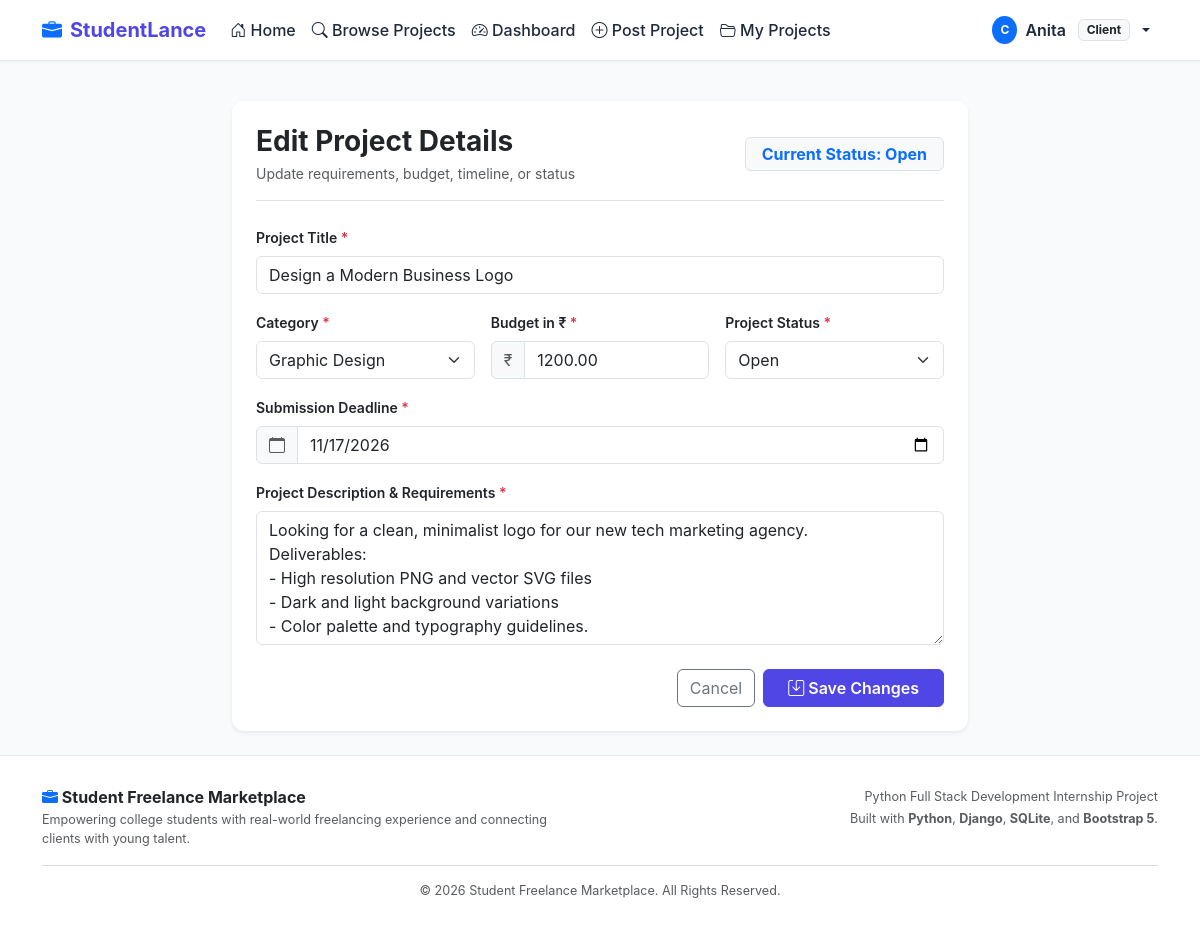
Page /projects/2/edit/ (signed in) on the committed database.
### marketplace/models.py (models this page shows, shortened)
class Profile(models.Model):
    ROLE_CHOICES = [
        ('Student', 'Student'),
        ('Client', 'Client'),
    ]
    user = models.OneToOneField(User, on_delete=models.CASCADE, related_name='profile')
    role = models.CharField(max_length=20, choices=ROLE_CHOICES)
    skills = models.TextField(blank=True, help_text="Comma-separated list of skills (e.g. Python, Django, HTML, CSS)")
    bio = models.TextField(blank=True, help_text="Short biography about yourself or your company")
    education = models.CharField(max_length=200, blank=True, help_text="College/University or degree")

class Project(models.Model):
    CATEGORY_CHOICES = [
        ('Web Development', 'Web Development'),
        ('Graphic Design', 'Graphic Design'),
        ('Content Writing', 'Content Writing'),
        ('Video Editing', 'Video Editing'),
        ('UI/UX Design', 'UI/UX Design'),
        ('Data Entry', 'Data Entry'),
        ('Programming', 'Programming'),
    ]
    STATUS_CHOICES = [
        ('Open', 'Open'),
        ('Assigned', 'Assigned'),
        ('Completed', 'Completed'),
        ('Closed', 'Closed'),
    ]
    client = models.ForeignKey(User, on_delete=models.CASCADE, related_name='projects')
    title = models.CharField(max_length=200)
    description = models.TextField()
    category = models.CharField(max_length=100, choices=CATEGORY_CHOICES)
    budget = models.DecimalField(max_digits=10, decimal_places=2)
    deadline = models.DateField()
    status = models.CharField(max_length=20, choices=STATUS_CHOICES, default='Open')
    created_at = models.DateTimeField(auto_now_add=True)
    class Meta:
        ordering = ['-created_at']

### marketplace/views.py (the view)
    def wrapper(request, *args, **kwargs):
        if not request.user.is_authenticated:
            messages.warning(request, "Please log in to access this page.")
            return redirect('login')
        if get_user_role(request.user) != 'Client':
            messages.error(request, "Access denied. This page is only accessible to clients.")
            return redirect('home')
        return view_func(request, *args, **kwargs)

### marketplace/forms.py (shortened to what this page needs)
class ProjectForm(forms.ModelForm):
    class Meta:
        model = Project
        fields = ['title', 'description', 'category', 'budget', 'deadline', 'status']
        widgets = {
            'title': forms.TextInput(attrs={'class': 'form-control', 'placeholder': 'e.g., Create a College Event Website'}),
            'description': forms.Textarea(attrs={'class': 'form-control', 'rows': 5, 'placeholder': 'Provide clear details, requirements, and deliverables for the project'}),
            'category': forms.Select(attrs={'class': 'form-select'}),
            'budget': forms.NumberInput(attrs={'class': 'form-control', 'placeholder': 'Enter budget in ₹', 'min': '1', 'step': '0.01'}),
            'deadline': forms.DateInput(attrs={'class': 'form-control', 'type': 'date'}),
            'status': forms.Select(attrs={'class': 'form-select'}),
        }

### marketplace/views.py (called while the page is built)
def get_user_role(user):
    if not user.is_authenticated:
        return None
    try:
        return user.profile.role
    except Profile.DoesNotExist:
        if user.is_staff or user.is_superuser:
            return 'Admin'
        return None

def client_required(view_func):
    def wrapper(request, *args, **kwargs):
        if not request.user.is_authenticated:
            messages.warning(request, "Please log in to access this page.")
            return redirect('login')
        if get_user_role(request.user) != 'Client':
            messages.error(request, "Access denied. This page is only accessible to clients.")
            return redirect('home')
        return view_func(request, *args, **kwargs)
    return wrapper

@client_required
def edit_project(request, project_id):
    project = get_object_or_404(Project, id=project_id, client=request.user)
    if request.method == 'POST':
        form = ProjectForm(request.POST, instance=project)
        if form.is_valid():
            form.save()
            messages.success(request, f"Project '{project.title}' updated successfully.")
            return redirect('my_projects')
    else:
        form = ProjectForm(instance=project)
    return render(request, 'marketplace/edit_project.html', {'form': form, 'project': project})

### marketplace/templates/marketplace/edit_project.html (shortened to what this page needs)
{% extends 'marketplace/base.html' %}
{% block content %}
<div class="row justify-content-center">
    <div class="col-lg-8">
        <div class="card custom-card border-0 shadow-sm p-4 bg-white">
            <div class="d-flex justify-content-between align-items-center pb-3 border-bottom mb-4">
                <div>
                    <h3 class="fw-bold mb-1">Edit Project Details</h3>
                    <p class="text-muted small mb-0">Update requirements, budget, timeline, or status</p>
                </div>
                <span class="badge bg-light text-primary border px-3 py-2 fs-6">
                    Current Status: {{ project.status }}
                </span>
            </div>
            <form method="POST" novalidate>
                <div class="mb-3">
                    <label class="form-label fw-semibold small">Project Title <span class="text-danger">*</span></label>
                    {{ form.title }}
                </div>
                <div class="row g-3 mb-3">
                    <div class="col-md-4">
                        <label class="form-label fw-semibold small">Category <span class="text-danger">*</span></label>
                        {{ form.category }}
                    </div>
                    <div class="col-md-4">
                        <label class="form-label fw-semibold small">Budget in ₹ <span class="text-danger">*</span></label>
                        <div class="input-group">
                            <span class="input-group-text bg-light text-muted">₹</span>
                            {{ form.budget }}
                        </div>
                    </div>
                    <div class="col-md-4">
                        <label class="form-label fw-semibold small">Project Status <span class="text-danger">*</span></label>
                        {{ form.status }}
                    </div>
                </div>
                <div class="mb-3">
                    <label class="form-label fw-semibold small">Submission Deadline <span class="text-danger">*</span></label>
                    <div class="input-group">
                        <span class="input-group-text bg-light text-muted"><i class="bi bi-calendar"></i></span>
                        {{ form.deadline }}
                    </div>
                </div>
                <div class="mb-4">
                    <label class="form-label fw-semibold small">Project Description & Requirements <span class="text-danger">*</span></label>
                    {{ form.description }}
                </div>
                <div class="d-flex justify-content-end gap-2">
                    <a href="{% url 'my_projects' %}" class="btn btn-outline-secondary">
                        Cancel
                    </a>
                    <button type="submit" class="btn btn-primary px-4 fw-semibold">
                        <i class="bi bi-save"></i> Save Changes
                    </button>
                </div>
            </form>
        </div>
    </div>
</div>
{% endblock %}

### marketplace/templates/marketplace/base.html (shortened to what this page needs)
{% load static %}
<!DOCTYPE html>
<html lang="en">
<head>
    <link href="https://cdn.jsdelivr.net/npm/bootstrap@5.3.3/dist/css/bootstrap.min.css" rel="stylesheet">
    <link href="https://cdn.jsdelivr.net/npm/bootstrap-icons@1.11.3/font/bootstrap-icons.min.css" rel="stylesheet">
    <link rel="stylesheet" href="{% static 'marketplace/css/style.css' %}">
</head>
<body>
    <nav class="navbar navbar-expand-lg navbar-custom sticky-top">
        <div class="container">
            <a class="navbar-brand" href="{% url 'home' %}">
                <i class="bi bi-briefcase-fill text-primary"></i>
                <span>StudentLance</span>
            </a>
            <div class="collapse navbar-collapse" id="navbarContent">
                <ul class="navbar-nav me-auto mb-2 mb-lg-0">
                    <li class="nav-item">
                        <a class="nav-link {% if request.resolver_match.url_name == 'home' %}active{% endif %}" href="{% url 'home' %}">
                            <i class="bi bi-house-door"></i> Home
                        </a>
                    </li>
                    <li class="nav-item">
                        <a class="nav-link {% if request.resolver_match.url_name == 'projects' %}active{% endif %}" href="{% url 'projects' %}">
                            <i class="bi bi-search"></i> Browse Projects
                        </a>
                    </li>
                    {% if user.is_authenticated %}
                        {% if user.profile.role == 'Student' %}
                            <li class="nav-item">
                                <a class="nav-link {% if request.resolver_match.url_name == 'student_dashboard' %}active{% endif %}" href="{% url 'student_dashboard' %}">
                                    <i class="bi bi-speedometer2"></i> Dashboard
                                </a>
                            </li>
                            <li class="nav-item">
                                <a class="nav-link {% if request.resolver_match.url_name == 'my_proposals' %}active{% endif %}" href="{% url 'my_proposals' %}">
                                    <i class="bi bi-file-earmark-text"></i> My Proposals
                                </a>
                            </li>
                        {% elif user.profile.role == 'Client' %}
                            <li class="nav-item">
                                <a class="nav-link {% if request.resolver_match.url_name == 'client_dashboard' %}active{% endif %}" href="{% url 'client_dashboard' %}">
                                    <i class="bi bi-speedometer2"></i> Dashboard
                                </a>
                            </li>
                            <li class="nav-item">
                                <a class="nav-link {% if request.resolver_match.url_name == 'post_project' %}active{% endif %}" href="{% url 'post_project' %}">
                                    <i class="bi bi-plus-circle"></i> Post Project
                                </a>
                            </li>
                            <li class="nav-item">
                                <a class="nav-link {% if request.resolver_match.url_name == 'my_projects' %}active{% endif %}" href="{% url 'my_projects' %}">
                                    <i class="bi bi-folder2-open"></i> My Projects
                                </a>
                            </li>
                        {% endif %}
                    {% endif %}
                </ul>
                <ul class="navbar-nav ms-auto align-items-lg-center">
                    {% if user.is_authenticated %}
                        <li class="nav-item dropdown">
                            <a class="nav-link dropdown-toggle d-flex align-items-center gap-2" href="#" id="userDropdown" role="button" data-bs-toggle="dropdown" aria-expanded="false">
                                <span class="badge bg-primary rounded-circle p-2">
                                    {{ user.username|first|upper }}
                                </span>
                                <span class="fw-semibold">{{ user.first_name|default:user.username }}</span>
                                <span class="badge bg-light text-dark border ms-1">{{ user.profile.role|default:"User" }}</span>
                            </a>
                        </li>
                    {% endif %}
                </ul>
            </div>
        </div>
    </nav>
    <main class="container my-4">
        {% block content %}{% endblock %}
    </main>
    <footer class="footer-custom mt-auto">
        <div class="container">
            <div class="row gy-3">
                <div class="col-md-6 text-center text-md-start">
                    <h6 class="fw-bold text-dark mb-1">
                        <i class="bi bi-briefcase-fill text-primary"></i> Student Freelance Marketplace
                    </h6>
                    <p class="mb-0 text-muted small">
                        Empowering college students with real-world freelancing experience and connecting clients with young talent.
                    </p>
                </div>
                <div class="col-md-6 text-center text-md-end">
                    <p class="mb-1 text-muted small">
                        Python Full Stack Development Internship Project
                    </p>
                    <p class="mb-0 text-muted small">
                        Built with <strong>Python</strong>, <strong>Django</strong>, <strong>SQLite</strong>, and <strong>Bootstrap 5</strong>.
                    </p>
                </div>
            </div>
            <hr class="my-3 opacity-25">
            <div class="text-center text-muted small">
                &copy; {% now "Y" %} Student Freelance Marketplace. All Rights Reserved.
            </div>
        </div>
    </footer>
</body>
</html>

### marketplace/static/marketplace/css/style.css (style rules this page uses)
:root { --primary-color: #4f46e5; --primary-hover: #4338ca; --primary-light: #e0e7ff; --secondary-color: #0ea5e9; --dark-text: #1e293b; --muted-text: #64748b; --body-bg: #f8fafc; --card-bg: #ffffff; --border-color: #e2e8f0; --success-color: #10b981; --warning-color: #f59e0b; --danger-color: #ef4444; }
body { font-family: -apple-system, BlinkMacSystemFont, "Segoe UI", Roboto, "Helvetica Neue", Arial, sans-serif; background-color: var(--body-bg); color: var(--dark-text); min-height: 100vh; display: flex; flex-direction: column; }
main { flex: 1; }
.navbar-custom { background-color: #ffffff; border-bottom: 1px solid var(--border-color); box-shadow: 0 1px 3px 0 rgba(0, 0, 0, 0.05); }
.navbar-brand { font-weight: 700; color: var(--primary-color) !important; display: flex; align-items: center; gap: 0.5rem; font-size: 1.25rem; }
.navbar-nav .nav-link { color: var(--dark-text); font-weight: 500; padding: 0.5rem 0.85rem; transition: color 0.2s ease; }
.custom-card { background: var(--card-bg); border: 1px solid var(--border-color); border-radius: 0.75rem; box-shadow: 0 2px 4px rgba(0, 0, 0, 0.04); transition: transform 0.2s ease, box-shadow 0.2s ease; }
.btn-primary { background-color: var(--primary-color); border-color: var(--primary-color); }
.footer-custom { background-color: #ffffff; border-top: 1px solid var(--border-color); padding: 2rem 0; margin-top: 3.5rem; color: var(--muted-text); font-size: 0.9rem; }

### marketplace/templates/marketplace/base.html (style rules this page uses)
:root { --primary-color: #4f46e5; --primary-hover: #4338ca; --primary-light: #e0e7ff; --secondary-color: #0ea5e9; --dark-text: #1e293b; --muted-text: #64748b; --body-bg: #f8fafc; --card-bg: #ffffff; --border-color: #e2e8f0; --success-color: #10b981; --warning-color: #f59e0b; --danger-color: #ef4444; }
body { font-family: -apple-system, BlinkMacSystemFont, "Segoe UI", Roboto, "Helvetica Neue", Arial, sans-serif; background-color: var(--body-bg); color: var(--dark-text); min-height: 100vh; display: flex; flex-direction: column; }
main { flex: 1; }
.navbar-custom { background-color: #ffffff; border-bottom: 1px solid var(--border-color); box-shadow: 0 1px 3px 0 rgba(0, 0, 0, 0.05); }
.navbar-brand { font-weight: 700; color: var(--primary-color) !important; display: flex; align-items: center; gap: 0.5rem; font-size: 1.25rem; }
.navbar-nav .nav-link { color: var(--dark-text); font-weight: 500; padding: 0.5rem 0.85rem; transition: color 0.2s ease; }
.custom-card { background: var(--card-bg); border: 1px solid var(--border-color); border-radius: 0.75rem; box-shadow: 0 2px 4px rgba(0, 0, 0, 0.04); transition: transform 0.2s ease, box-shadow 0.2s ease; }
.btn-primary { background-color: var(--primary-color); border-color: var(--primary-color); }
.footer-custom { background-color: #ffffff; border-top: 1px solid var(--border-color); padding: 2rem 0; margin-top: 3.5rem; color: var(--muted-text); font-size: 0.9rem; }

### rows in the picture
Project: status "Open", title "Design a Modern Business Logo", category "Graphic Design", budget "1200.00", deadline "11/17/2026", description "Looking for a clean, minimalist logo for our new tech marketing agency. Deliverables: - High resolution PNG and vector SVG files - Dark and light background variations - Color palette and typography guidelines."

### other values in the picture
{{ user.username|first|upper }} "C"
{{ user.first_name|default:user.username }} "Anita"
{{ user.profile.role|default:"User" }} "Client"
